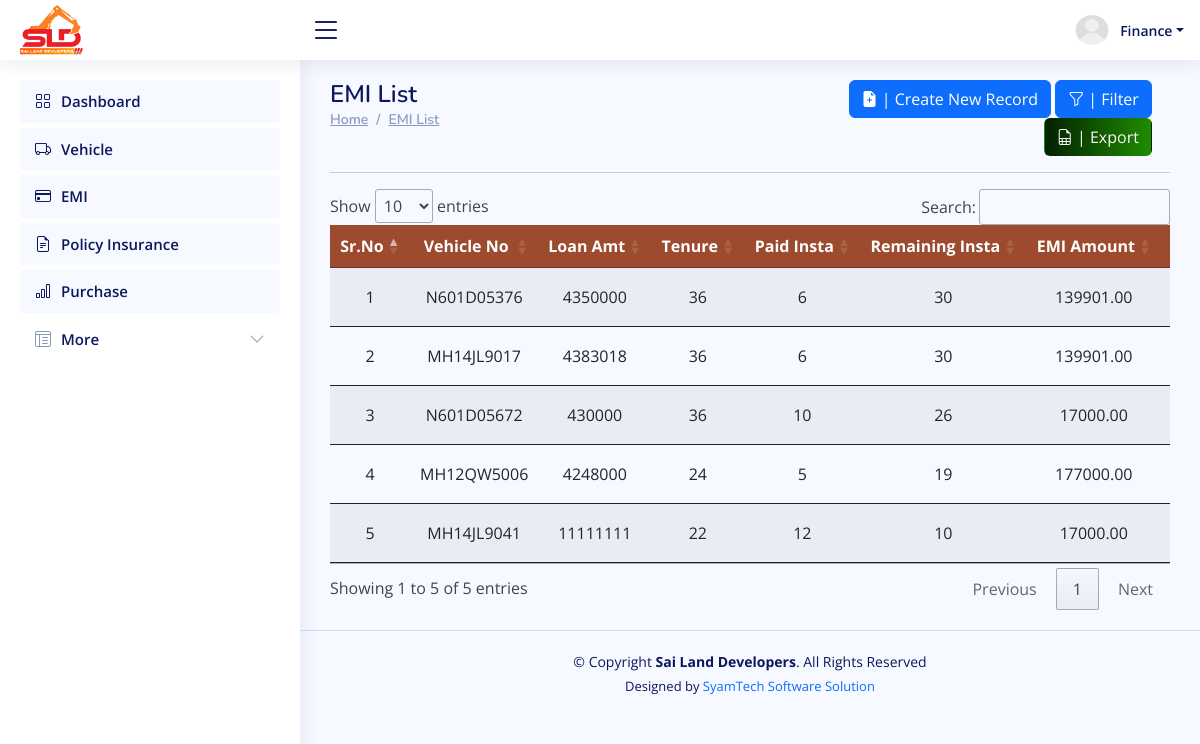
The page /finance/emi_list/ (signed in) on the database as committed earlier.
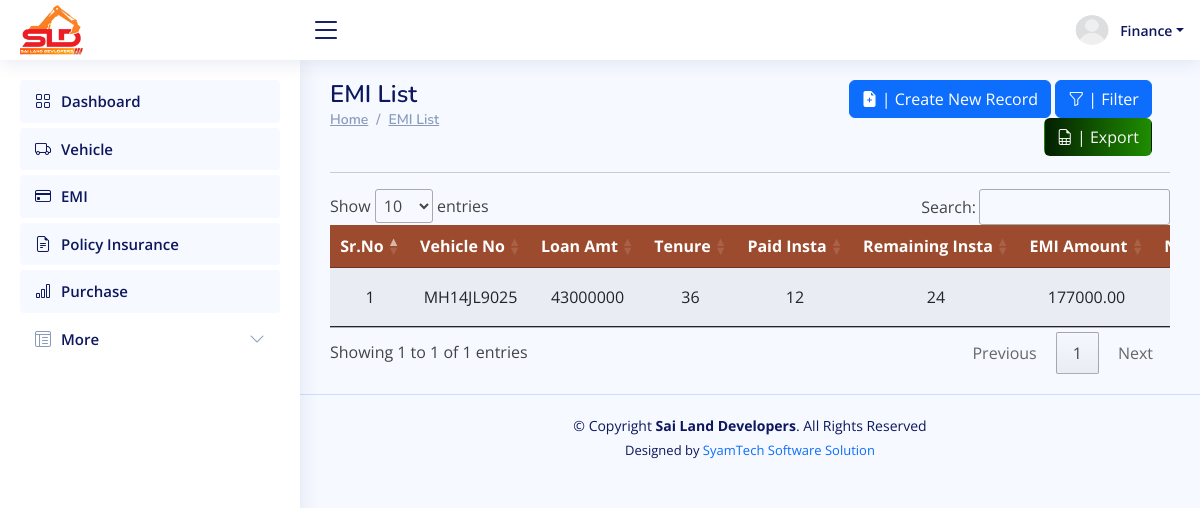
The same page on the database as committed later.
### ERP_Admin/models.py (models this page shows, shortened)
class EMI(models.Model):
    vehicle = models.ForeignKey(Vehicle, on_delete=models.CASCADE, related_name='emis')
    finance_bank = models.ForeignKey(Finance_Bank, on_delete=models.CASCADE, related_name='emis',null=True, blank=True)
    loan_account_no=models.CharField(max_length=50,null=True)
    emi_amount = models.DecimalField(max_digits=10,default=0, decimal_places=2)
    loan_amount=models.BigIntegerField()
    total_installments = models.PositiveIntegerField(default=0)
    paid_installments = models.PositiveIntegerField(default=0)
    next_due_date = models.DateField(null=True, blank=True)
    file=models.FileField(upload_to='emi/', max_length=100)
    frequency = models.CharField( max_length=20, choices=FREQUENCY_CHOICES,  default='monthly' )
    status = models.CharField( max_length=20, choices=EMI_STATUS_CHOICES,  default='pending' )
    interest_rate = models.DecimalField(null=True, blank=True,max_digits=5, decimal_places=2, help_text='Interest rate in percentage')
    tenure = models.PositiveIntegerField()
    @property
    def remaining_installments(self):
        return self.tenure - self.paid_installments

class Vehicle(models.Model):
    owner_name = models.CharField(max_length=50,null=True,blank=True)
    model_name = models.ForeignKey(VehicleModel, related_name='vehicle_model_name', null=True, blank=True, on_delete=models.CASCADE)
    vehicle_number = models.CharField(max_length=50, unique=True)
    status=models.CharField(max_length=50, default='active', choices=VEHICLE_STATUS)
    def __str__(self):
        return f"{self.model_name.model_name} ({self.vehicle_number[:-5]} {self.vehicle_number[-4:]})"

### ERP_Finance/views.py (the view)
# urls.py: path('emi_list/', views.emi_list, name='finance_emi_list'),
@finance_required
def emi_list(request):
    emi=EMI.objects.select_related('vehicle').order_by('next_due_date')
    filter = EMIFilter(request.GET, queryset=emi)
    filtered_data = filter.qs  # Filtered queryset
    form=EMIForm()
    context={
        'form':form,
        'emi':filtered_data,
        'filter':filter,
    }
    return render(request, 'finance_emi_list.html',context)

### ERP_Finance/forms.py (shortened to what this page needs)
class EMIForm(forms.ModelForm):
    class Meta:
        model = EMI
        fields = ['vehicle', 'finance_bank','loan_account_no','next_due_date', 'loan_amount','emi_amount','tenure', 'paid_installments', 'file','frequency','status']
        widgets = {
            'next_due_date': forms.DateInput(attrs={'type': 'date'}),
            'loan_amount': forms.NumberInput(attrs={'placeholder': 'Enter Loan Amount'}),
            'total_installments': forms.NumberInput(attrs={'placeholder': 'Total Installments'}),
            'paid_installments': forms.NumberInput(attrs={'placeholder': 'Paid Installments'}),
            'file': forms.ClearableFileInput(attrs={'class': 'form-control'}),
        }

### ERP_Admin/models.py (called while the page is built)
    def __str__(self):
        return self.username

### ERP_Finance/views.py (called while the page is built)
def finance_required(function):
    @wraps(function)
    def _wrapped_view(request, *args, **kwargs):
        if not request.user.is_authenticated:
            return redirect('/login')  # Redirect to login if not logged in
        if not request.user.is_finance:
            return redirect('/login')  # Redirect to login if user is not in Finance role
        return function(request, *args, **kwargs)
    return _wrapped_view

### ERP_Finance/templates/finance_emi_list.html (shortened to what the changed rows need)
{% extends "finance_base.html" %}
{% load crispy_forms_tags %}
{% block content %}
<main id="main" class="main">
        <div class="row">
            <div class="col-sm-6">
                <div class="pagetitle">
                    <h1>EMI List</h1>
                </div>
            </div>
        </div>
        <section class="section dashboard">
            <div class="row">
                <div class="col-lg-12">
                    <div class="row">
                        <div class="container" style=" overflow:scroll;">
                            <table id="emi_table" class="table table-striped" style="overflow: scroll; width: 100%; min-width: max-content" >
                                <thead>
                                    <tr style="background:#9c4b2e;">
                                        <th scope="col" class="text-center text-white">Sr.No</th>
                                        <th scope="col" class="text-center text-white">Vehicle No</th>
                                        <th scope="col" class="text-center text-white">Loan Amt</th>
                                        <th scope="col" class="text-center text-white">Tenure</th>
                                        <th scope="col" class="text-center text-white">Paid Insta</th>
                                        <th scope="col" class="text-center text-white">Remaining Insta</th>
                                        <th scope="col" class="text-center text-white">EMI Amount</th>
                                        <th scope="col" class="text-center text-white">Next Due</th>
                                    </tr>
                                </thead>
                                <tbody>
                                    {% if emi %}
                                    {% for r in emi %}
                                    <tr>
                                        <td class="text-center">{{ forloop.counter }}</td>
                                        <td class="text-center">{{ r.vehicle.vehicle_number }}</td>
                                        <td class="text-center">{{ r.loan_amount }}</td>
                                        <td class="text-center">{{ r.tenure }}</td>
                                        <td class="text-center">{{ r.paid_installments }}</td>
                                        <td class="text-center">{% if r.status == "pending" %}{{ r.remaining_installments }}{% else %}---{% endif %}</td>
                                        <td class="text-center">{{ r.emi_amount }}</td>
                                        <td class="text-center">{% if r.status == "pending" %}{{ r.next_due_date|date:"d-m-Y" }}{% else %}---{% endif %}</td>
                                    </tr>
                                    {% endfor %}
                                    {% else %}
                                    <tr>
                                        <td colspan="8" class="text-center">No EMI found</td>
                                    </tr>
                                    {% endif %}
                                </tbody>
                            </table>
                        </div>
                    </div>
                </div>
            </div>
        </section>
</main>
{% endblock content %}

Rows that differ between the two databases and show on the page:
removed EMI: vehicle.vehicle_number "N601D05376", loan_amount "4350000", tenure "36", paid_installments "6", remaining_installments "30", emi_amount "139901.00"
removed EMI: vehicle.vehicle_number "MH14JL9017", loan_amount "4383018", tenure "36", paid_installments "6", remaining_installments "30", emi_amount "139901.00"
removed EMI: vehicle.vehicle_number "N601D05672", loan_amount "430000", tenure "36", paid_installments "10", remaining_installments "26", emi_amount "17000.00"
removed EMI: vehicle.vehicle_number "MH12QW5006", loan_amount "4248000", tenure "24", paid_installments "5", remaining_installments "19", emi_amount "177000.00"
removed EMI: vehicle.vehicle_number "MH14JL9041", loan_amount "11111111", tenure "22", paid_installments "12", remaining_installments "10", emi_amount "17000.00"
added EMI: vehicle.vehicle_number "MH14JL9025", loan_amount "43000000", tenure "36", paid_installments "12", remaining_installments "24", emi_amount "177000.00"
Other text that changed with them:
text written by a page script: "Show entries Search: Showing 1 to 5 of 5 entries Previous 1 Next" → "Show entries Search: Showing 1 to 1 of 1 entries Previous 1 Next"
